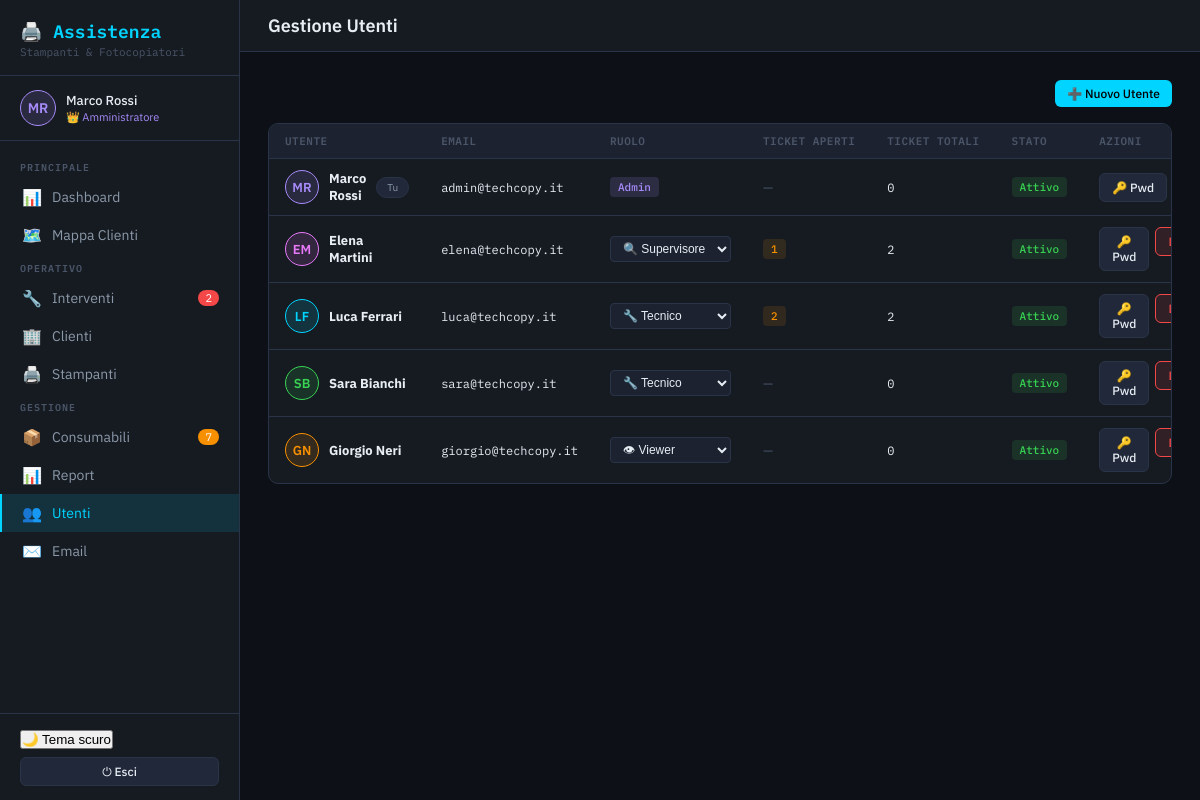
The page /pages/users.php (signed in) on the database its author committed.
### tables this page shows
CREATE TABLE IF NOT EXISTS users (
    id          INT AUTO_INCREMENT PRIMARY KEY,
    name        VARCHAR(100) NOT NULL,
    email       VARCHAR(150) NOT NULL UNIQUE,
    password    VARCHAR(255) NOT NULL,           
    role        ENUM('admin','supervisor','tech','viewer') NOT NULL DEFAULT 'tech',
    avatar      VARCHAR(4) NOT NULL DEFAULT 'US',
    color        VARCHAR(10) NOT NULL DEFAULT '#00d4ff',
    notify_email TINYINT(1) NOT NULL DEFAULT 1,
    active       TINYINT(1) NOT NULL DEFAULT 1,
    created_at  DATETIME NOT NULL DEFAULT CURRENT_TIMESTAMP,
    updated_at  DATETIME NOT NULL DEFAULT CURRENT_TIMESTAMP ON UPDATE CURRENT_TIMESTAMP
);

### includes/auth.php (called while the page is built, shortened)
<?php
require_once __DIR__ . '/config.php';
function current_user(): ?array {
    return $_SESSION['user'] ?? null;
}

### includes/helpers.php (called while the page is built, shortened)
<?php
function h(mixed $v): string {
    return htmlspecialchars((string)($v ?? ''), ENT_QUOTES | ENT_SUBSTITUTE, 'UTF-8');
}

### includes/config.php (called while the page is built, shortened)
<?php
function db(): PDO {
    static $pdo = null;
    if ($pdo === null) {
        $dsn = 'mysql:host='.DB_HOST.';dbname='.DB_NAME.';charset='.DB_CHARSET;
        try {
            $pdo = new PDO($dsn, DB_USER, DB_PASS, [
                PDO::ATTR_ERRMODE            => PDO::ERRMODE_EXCEPTION,
                PDO::ATTR_DEFAULT_FETCH_MODE => PDO::FETCH_ASSOC,
                PDO::ATTR_EMULATE_PREPARES   => false,
            ]);
        } catch (PDOException $e) {
            http_response_code(500);
            if (APP_DEBUG) {
                die('DB error: ' . htmlspecialchars($e->getMessage()));
            } else {
                die('Errore di connessione. Contattare l\'amministratore.');
            }
        }
    }
    return $pdo;
}

### pages/users.php (the view, shortened to what this page needs)
<?php
require_once __DIR__ . '/../includes/layout.php';
$db = db();
$users = $db->query("SELECT u.*,
    (SELECT COUNT(*) FROM tickets t WHERE t.tech_id=u.id AND t.status!='closed') AS open_tickets,
    (SELECT COUNT(*) FROM tickets t WHERE t.tech_id=u.id) AS total_tickets
    FROM users u ORDER BY u.active DESC, FIELD(u.role,'admin','supervisor','tech','viewer'), u.name")->fetchAll();
layout_header('Gestione Utenti','users');
?>
<div style="display:flex;justify-content:flex-end;margin-bottom:16px">
  <button class="btn btn-primary btn-sm" onclick="document.getElementById('create-form').classList.toggle('hidden')">➕ Nuovo Utente</button>
</div>
<div class="table-wrap">
  <table>
    <thead>
      <tr>
        <th>Utente</th>
        <th>Email</th>
        <th>Ruolo</th>
        <th>Ticket aperti</th>
        <th>Ticket totali</th>
        <th>Stato</th>
        <th>Azioni</th>
      </tr>
    </thead>
    <tbody>
      <?php foreach ($users as $u): ?>
      <tr style="<?= !$u['active']?'opacity:.5':'' ?>">
        <td>
          <div style="display:flex;align-items:center;gap:10px">
            <div style="width:34px;height:34px;border-radius:50%;background:<?= h($u['color']) ?>22;color:<?= h($u['color']) ?>;border:1.5px solid <?= h($u['color']) ?>;display:flex;align-items:center;justify-content:center;font-size:13px;font-weight:600;flex-shrink:0"><?= h($u['avatar']) ?></div>
            <strong><?= h($u['name']) ?></strong>
            <?php if ($u['id']==current_user()['id']): ?><span class="chip" style="font-size:10px">Tu</span><?php endif; ?>
          </div>
        </td>
        <td style="font-family:var(--mono);font-size:12px"><?= h($u['email']) ?></td>
        <td>
          <?php if ($u['id']!=current_user()['id']): ?>
          <form method="POST" style="display:inline">
            <select name="role" onchange="this.form.submit()" style="background:var(--surface2);border:1px solid var(--border);color:var(--text);padding:4px 8px;border-radius:4px;font-size:12px;cursor:pointer">
              <option value="supervisor" <?= $u['role']==='supervisor'?'selected':'' ?>>🔍 Supervisore</option>
              <option value="tech"       <?= $u['role']==='tech'?'selected':'' ?>>🔧 Tecnico</option>
              <option value="viewer"     <?= $u['role']==='viewer'?'selected':'' ?>>👁 Viewer</option>
            </select>
          </form>
          <?php else: ?>
            <span class="badge badge-<?= h($u['role']) ?>"><?= h(match($u['role']){'admin'=>'Admin','supervisor'=>'Supervisore','tech'=>'Tecnico','viewer'=>'Viewer',default=>$u['role']}) ?></span>
          <?php endif; ?>
        </td>
        <td><?= $u['open_tickets']>0 ? '<span class="badge badge-open">'.$u['open_tickets'].'</span>' : '<span style="color:var(--text3)">—</span>' ?></td>
        <td style="font-family:var(--mono);font-size:12px"><?= $u['total_tickets'] ?></td>
        <td><span class="badge <?= $u['active']?'badge-closed':'badge-urgent' ?>"><?= $u['active']?'Attivo':'Inattivo' ?></span></td>
        <td>
          <div class="td-actions">
            <button class="btn btn-secondary btn-sm" onclick="showPwdReset(<?= $u['id'] ?>, '<?= h($u['name']) ?>')">🔑 Pwd</button>
            <?php if ($u['id']!=current_user()['id']): ?>
            <form method="POST" style="display:inline">
              <button type="submit" class="btn <?= $u['active']?'btn-danger':'btn-success' ?> btn-sm"><?= $u['active']?'Disabilita':'Abilita' ?></button>
            </form>
            <?php endif; ?>
          </div>
        </td>
      </tr>
      <?php endforeach; ?>
    </tbody>
  </table>
</div>
<?php layout_footer(); ?>

### includes/layout.php (shortened to what this page needs)
<?php
require_once __DIR__ . '/auth.php';
require_once __DIR__ . '/helpers.php';
function layout_header(string $title = 'TechCopy', string $active = ''): void {
    $user      = current_user();
    $openCount = 0;
    $lowStock  = 0;
    try {
        if ($user && $user['role'] === 'tech') {
            $s = db()->prepare("SELECT COUNT(*) FROM tickets WHERE status='open' AND tech_id=?");
            $s->execute([$user['id']]);
            $openCount = $s->fetchColumn();
        } else {
            $openCount = db()->query("SELECT COUNT(*) FROM tickets WHERE status='open'")->fetchColumn();
        }
        $lowStock = db()->query("SELECT COUNT(*) FROM consumables WHERE stock <= min_stock")->fetchColumn();
    } catch (Exception $e) {}
    $roleMeta = match($user['role'] ?? '') {
        'admin'      => ['👑', '#a78bfa', 'Amministratore'],
        'supervisor' => ['🔍', '#00d4ff', 'Supervisore'],
        'tech'       => ['🔧', '#39d353', 'Tecnico'],
        'viewer'     => ['👁',  '#8b98a8', 'Visualizzatore'],
        default      => ['•',  '#8b98a8', ''],
    };
?>
<!DOCTYPE html>
<html lang="it">
<head>
<link rel="stylesheet" href="/techcopy/assets/css/style.css">
</head>
<body>
<div class="app">
  <aside class="sidebar" id="sidebar">
    <div class="sidebar-logo">
      <h2>🖨️ Assistenza</h2>
      <p>Stampanti &amp; Fotocopiatori</p>
    </div>
    <?php if ($user): ?>
    <div class="sidebar-user">
      <div class="avatar" style="background:<?= h($user['color']) ?>22;color:<?= h($user['color']) ?>;border:1.5px solid <?= h($user['color']) ?>"><?= h($user['avatar']) ?></div>
      <div class="info">
        <div class="name"><?= h($user['name']) ?></div>
        <div class="role" style="color:<?= $roleMeta[1] ?>;font-size:11px"><?= $roleMeta[0] ?> <?= $roleMeta[2] ?></div>
      </div>
    </div>
    <?php endif; ?>
    <nav class="sidebar-nav">
      <div class="nav-section">Principale</div>
      <a href="/techcopy/index.php"              class="nav-item <?= $active==='dashboard'?'active':'' ?>"><span class="icon">📊</span> Dashboard</a>
      <a href="/techcopy/pages/map.php"          class="nav-item <?= $active==='map'?'active':'' ?>"><span class="icon">🗺️</span> Mappa Clienti</a>
      <div class="nav-section">Operativo</div>
      <a href="/techcopy/pages/tickets.php"      class="nav-item <?= $active==='tickets'?'active':'' ?>">
        <span class="icon">🔧</span> Interventi
        <?php if ($openCount > 0): ?><span class="nav-badge"><?= $openCount ?></span><?php endif; ?>
      </a>
      <a href="/techcopy/pages/clients.php"      class="nav-item <?= $active==='clients'?'active':'' ?>"><span class="icon">🏢</span> Clienti</a>
      <a href="/techcopy/pages/printers.php"     class="nav-item <?= $active==='printers'?'active':'' ?>"><span class="icon">🖨️</span> Stampanti</a>
      <div class="nav-section">Gestione</div>
      <a href="/techcopy/pages/consumables.php"  class="nav-item <?= $active==='consumables'?'active':'' ?>">
        <span class="icon">📦</span> Consumabili
        <?php if ($lowStock > 0): ?><span class="nav-badge" style="background:var(--orange)"><?= $lowStock ?></span><?php endif; ?>
      </a>
      <a href="/techcopy/pages/reports.php"      class="nav-item <?= $active==='reports'?'active':'' ?>"><span class="icon">📊</span> Report</a>
      <?php if ($user && $user['role'] === 'admin'): ?>
      <a href="/techcopy/pages/users.php"        class="nav-item <?= $active==='users'?'active':'' ?>"><span class="icon">👥</span> Utenti</a>
      <a href="/techcopy/pages/settings.php"     class="nav-item <?= $active==='settings'?'active':'' ?>"><span class="icon">✉️</span> Email</a>
      <?php endif; ?>
    </nav>
    <div class="sidebar-footer">
      <button class="theme-toggle" onclick="toggleTheme()" id="theme-btn">
        <span id="theme-label">🌙 Tema scuro</span>
      </button>
      <div style="height:8px"></div>
      <a href="/techcopy/logout.php" class="btn btn-secondary btn-full btn-sm">⏻ Esci</a>
    </div>
  </aside>
  <div class="main">
    <div class="topbar">
      <h3><?= h($title) ?></h3>
    </div>
    <div class="page">
<?php
}
function layout_footer(): void {
?>
    </div>
  </div>
</div>
</body>
</html>
<?php
}

### rows shown on the page
users: avatar "MR", name "Marco Rossi", role "👑", role "Amministratore", shows "Tu", email "admin@techcopy.it", role "Admin", total_tickets "0", active "Attivo"
users: avatar "EM", name "Elena Martini", email "elena@techcopy.it", role "🔍 Supervisore", open_tickets "1", total_tickets "2", active "Attivo"
users: avatar "LF", name "Luca Ferrari", email "luca@techcopy.it", role "🔧 Tecnico", open_tickets "2", total_tickets "2", active "Attivo"
users: avatar "SB", name "Sara Bianchi", email "sara@techcopy.it", role "🔧 Tecnico", total_tickets "0", active "Attivo"
users: avatar "GN", name "Giorgio Neri", email "giorgio@techcopy.it", role "👁 Viewer", total_tickets "0", active "Attivo"

### other values the page prints
$openCount "2"
$lowStock "7"
$title "Gestione Utenti"
